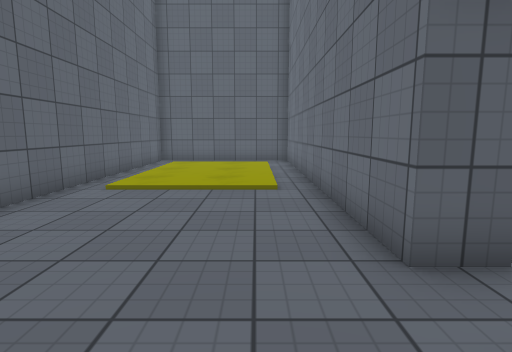
[1] (above)

17 first-person views from a walk through a scene from a Unity 3-D project. The camera is 1.3 m above the floor, tilts 8° down and sees 80° across. The floor is counted in squares, 1 m on a side. Each view is taken from the middle of a square. On the plan, view 1 faces up. The plan holds only what a view shows up to about 14 squares ahead; the rest is blank. Some animated figures are left out. Surface patterns are stand-ins for the level's own textures.

[2]
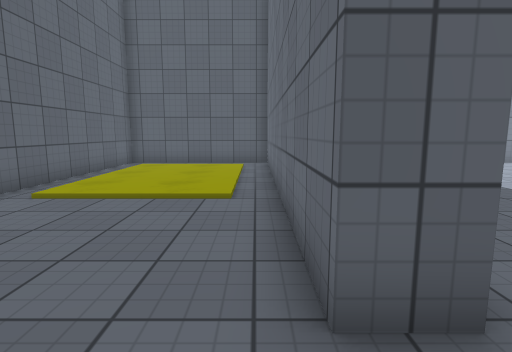

[3]
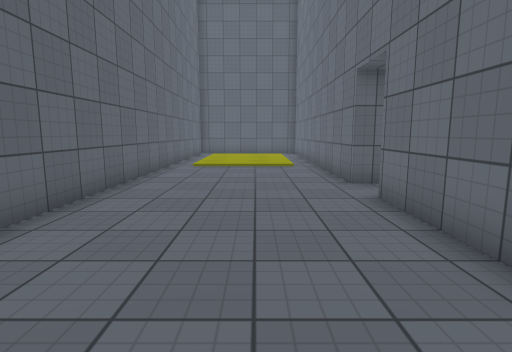

[4]
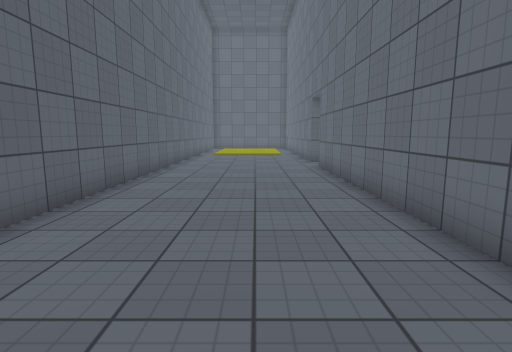

[5]
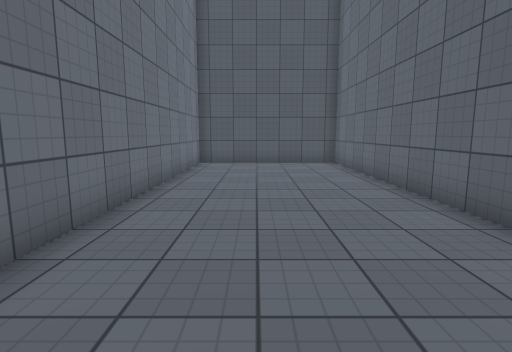

[6]
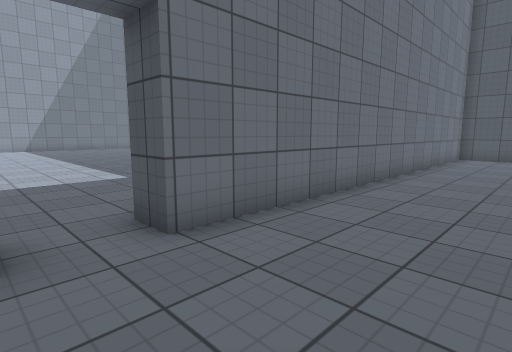

[7]
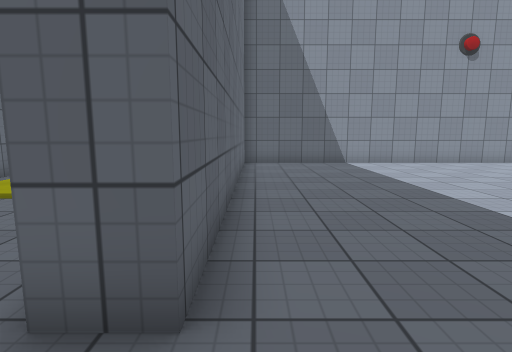

[8]
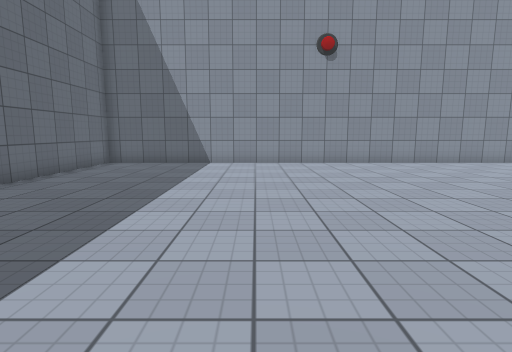

[9]
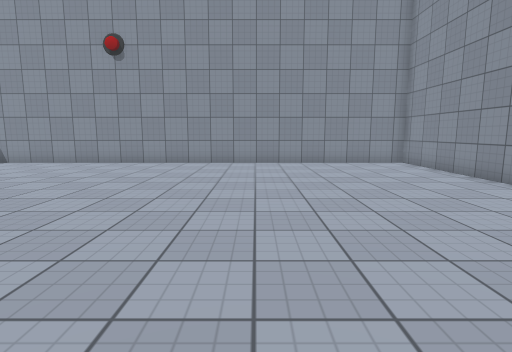

[10]
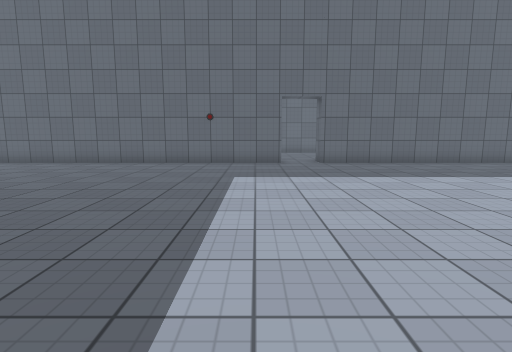

[11]
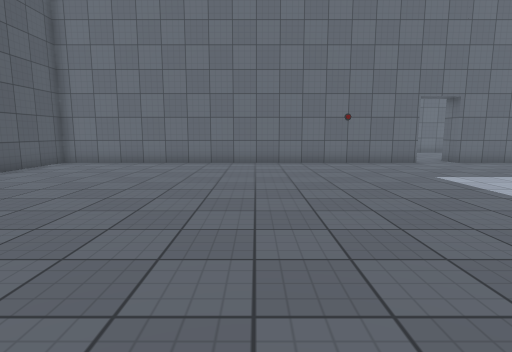

[12]
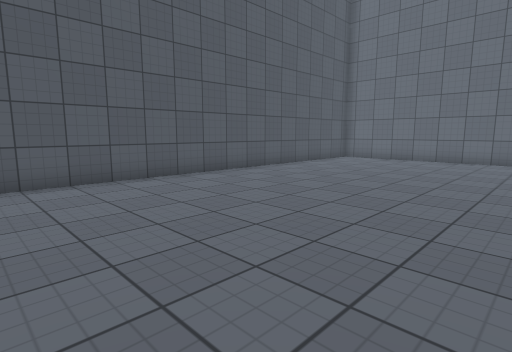

[13]
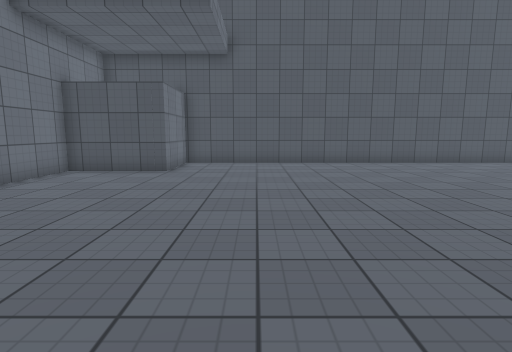

[14]
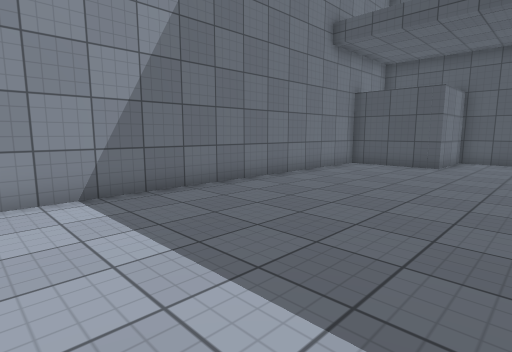

[15]
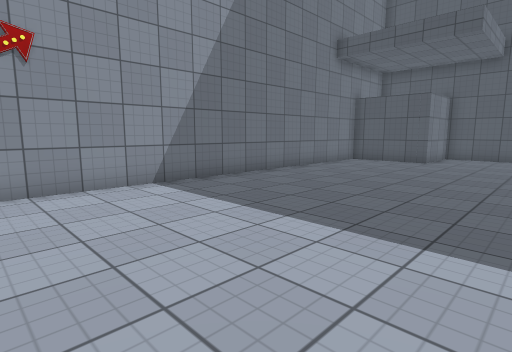

[16]
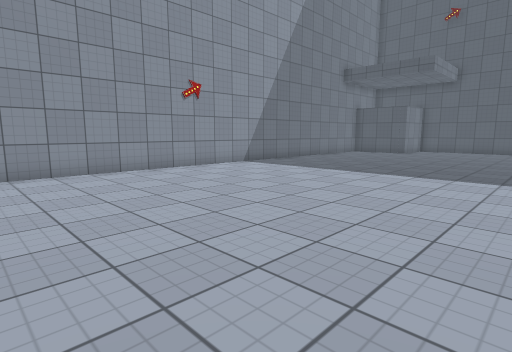

[17]
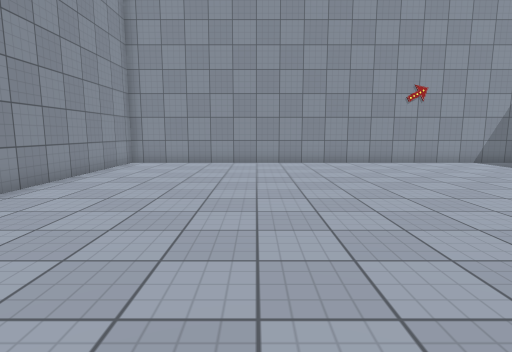

### Floor plan
Ten units are one square. View 1 is at (0, 0); x grows to the right and y downward. Boxes are objects, and circles mark ways between rooms. Rooms are numbered by the first view taken in them; rooms with no view inside come last. Other rooms are left out.
<svg viewBox="-50 -150 300 300">
<path fill="none" stroke="#000" d="M15 -28 15 -140M16 -145 -45 -145 -45 145 15 145 15 -11M15 -11 25 -11 25 145 211 145 211 115 245 115 245 -145 25 -145 25 -28 15 -28"/>
<circle cx="20" cy="-20" r="3" fill="#2a7"/>
<text x="-20" y="0">1</text>
<text x="130" y="0">2</text>
</svg>
Room 1 opens to room 2.

Where each view was taken, in squares from view 1:
view 1: 0 up, 0 right, facing up
view 2: 1 up, 1 right, facing up
view 3: 5 down, 1 left, facing up
view 4: 11 down, 1 left, facing up
view 5: 1 down, 1 left, facing down
view 6: 3 up, 2 left, facing down-right
view 7: 1 up, 3 right, facing up
view 8: 1 up, 9 right, facing up
view 9: 1 up, 18 right, facing up
view 10: 0 up, 16 right, facing left
view 11: 6 down, 16 right, facing left
view 12: 6 down, 18 right, facing down-left
view 13: 1 down, 18 right, facing down
view 14: 1 up, 18 right, facing down-right
view 15: 3 up, 17 right, facing down-right
view 16: 9 up, 14 right, facing down-right
view 17: 9 up, 11 right, facing right
